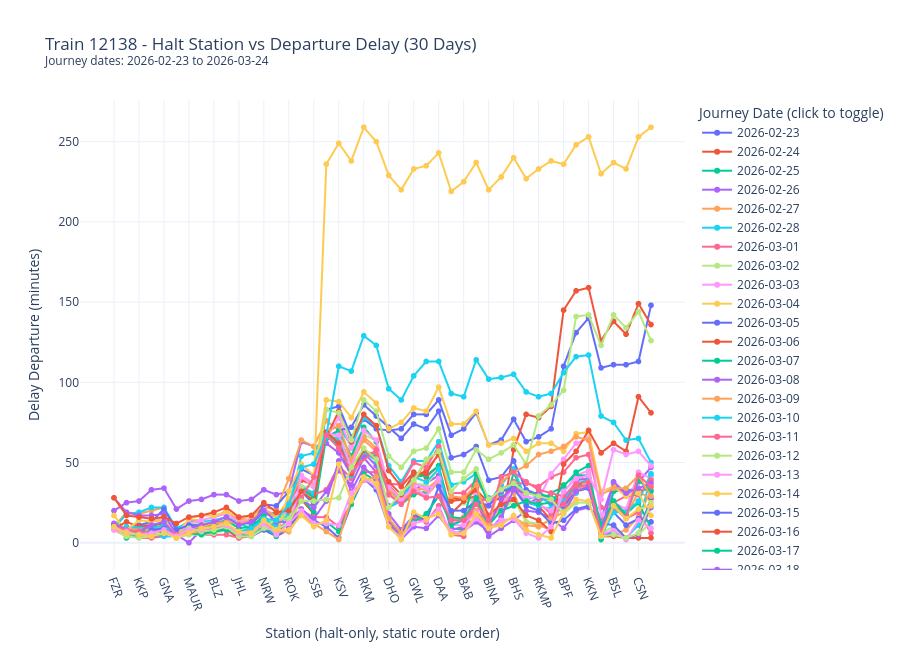

Notebook cell for this chart:
### Markdown cell above
## Train 12138 - Monthly Interactive Station Delay View

Interactive Plotly chart for a 30-day window with one trace per journey date (legend toggle enabled).

### Code cell
# Monthly interactive lines (30-day window): station_code vs delay_departure_minutes for train 12138
import json
import plotly.express as px

train_no_target = 12138
required_cols = ["id", "train_no", "journey_date", "station_code", "delay_departure_minutes", "_event_time"]
missing_required = [c for c in required_cols if c not in df.columns]
if missing_required:
    raise KeyError(f"Missing required columns: {missing_required}")

# Reference halt sequence from static train route JSON.
STATIC_ROUTE_PATH = Path("../docs/statics/12138_static.json")
if not STATIC_ROUTE_PATH.exists():
    raise FileNotFoundError(f"Static route file not found: {STATIC_ROUTE_PATH.resolve()}")

with open(STATIC_ROUTE_PATH, "r", encoding="utf-8") as f:
    static_json = json.load(f)

route_rows = static_json.get("data", {}).get("route", [])
halt_route = [r for r in route_rows if int(r.get("isHalt", 0)) == 1]
halt_station_order_full = [r.get("stationCode") for r in sorted(halt_route, key=lambda x: x.get("sequence", 10**9)) if r.get("stationCode")]

if not halt_station_order_full:
    raise ValueError("No halt stations found in static route JSON.")

month_df = df[df["train_no"] == train_no_target].copy()
month_df = month_df.dropna(subset=["delay_departure_minutes", "station_code", "_event_time", "journey_date"])

if month_df.empty:
    raise ValueError(f"No rows available for train_no={train_no_target} after filtering.")

# Keep journey_date from source as the true journey key.
month_df["journey_date"] = pd.to_datetime(month_df["journey_date"], errors="coerce").dt.date
month_df = month_df.dropna(subset=["journey_date"])

latest_journey_date = month_df["journey_date"].max()
month_start = latest_journey_date - pd.Timedelta(days=29)
month_mask = (month_df["journey_date"] >= month_start) & (month_df["journey_date"] <= latest_journey_date)
month_df = month_df.loc[month_mask].copy()

if month_df.empty:
    raise ValueError("No records found in selected 30-day journey window for train 12138.")

# Ignore intermediate stations (isHalt=0) by keeping only halt stations from static route.
month_df = month_df[month_df["station_code"].isin(halt_station_order_full)].copy()

if month_df.empty:
    raise ValueError("No halt-station records available in the selected month window.")

# Keep latest row for duplicate journey_date + station_code combinations.
month_df = month_df.sort_values(["journey_date", "station_code", "id"])
month_df = month_df.drop_duplicates(subset=["journey_date", "station_code"], keep="last")

# Use static halt sequence as the x-axis order.
present_halts = set(month_df["station_code"].unique())
station_order = [s for s in halt_station_order_full if s in present_halts]
missing_halts_in_month = [s for s in halt_station_order_full if s not in present_halts]

month_plot = month_df[["journey_date", "station_code", "delay_departure_minutes", "id"]].copy()
month_plot["station_code"] = pd.Categorical(month_plot["station_code"], categories=station_order, ordered=True)
month_plot = month_plot.sort_values(["journey_date", "station_code"])
month_plot["journey_date"] = month_plot["journey_date"].astype(str)

fig = px.line(
    month_plot,
    x="station_code",
    y="delay_departure_minutes",
    color="journey_date",
    markers=True,
    category_orders={"station_code": station_order},
    title=(
        f"Train {train_no_target} - Halt Station vs Departure Delay (30 Days)"
        f"<br><sup>Journey dates: {month_start} to {latest_journey_date}</sup>"
    ),
    labels={
        "station_code": "Station (halt-only, static route order)",
        "delay_departure_minutes": "Delay Departure (minutes)",
        "journey_date": "Journey Date",
    },
    hover_data={"id": True},
)

fig.update_layout(
    template="plotly_white",
    height=650,
    legend_title_text="Journey Date (click to toggle)",
)
fig.update_xaxes(tickangle=70)
fig.show()

print(f"Plotted month: {month_start} to {latest_journey_date}")
print(f"Journeys in plot: {month_plot['journey_date'].nunique()}")
print(f"Halt stations plotted: {month_plot['station_code'].nunique()} / {len(halt_station_order_full)} in static route")
print(f"Missing halt stations in selected month window: {len(missing_halts_in_month)}")
if missing_halts_in_month:
    print(missing_halts_in_month)

display(month_plot.head(20))
